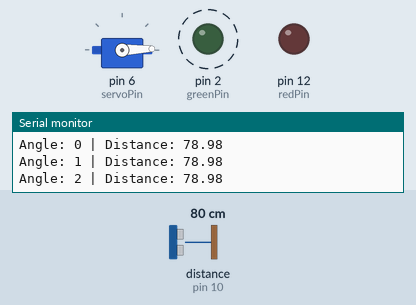
Recording of a sketch running on a simulated Arduino Uno, built with avr-gcc and run on an emulated ATmega328P. Parts: servo, output pins drawn as LEDs (lit = HIGH), the last lines printed to the serial monitor. Wiring (inferred from the names in the program): ultrasonic range finder: trigger pin 9; echo pin 10. Dashed ring = blinking. Inputs (shaded band) come from the test bench; at power-on: distance to the obstacle (sensor on pin 10) 80 cm. The echo pulse lasts 58.3 µs per cm; pins used as bus, display or sensor lines are not drawn.

Above: at 1.7 s.
1.8 s: distance to the obstacle (sensor on pin 10) set to 34 cm
5.1 s: distance to the obstacle (sensor on pin 10) set to 27 cm
At 5.51 s:
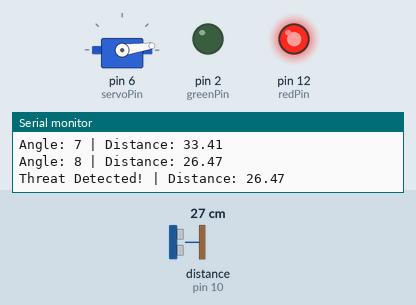
At 6.11 s:
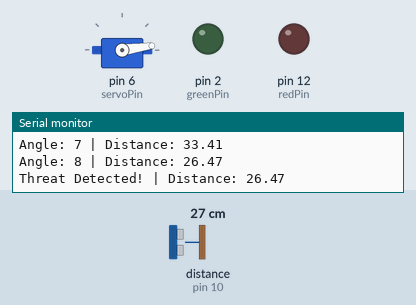
Timing chart, 0 to 14.4 s (numbered marks = the images above; inputs shaded):
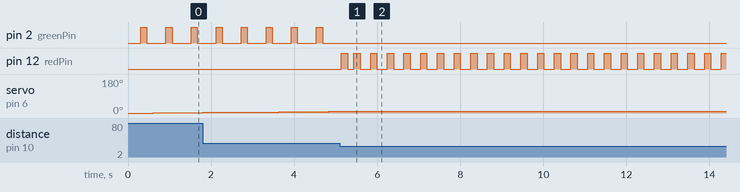

Measured:
- the behaviour switches between 31 and 30 cm on distance to the obstacle (sensor on pin 10) (found by bisection; images 0 and 1)
- after the input at 5.1 s, pin 2 (greenPin): stops changing and stays LOW; pin 12 (redPin): goes HIGH 0.15 s, LOW 0.15 s, 22 × (HIGH 0.15 s, LOW 0.25 s), then HIGH, starting at once; servo on pin 6 (servoPin): stays 8° (without the input it goes to 9° after 0.34 s)
- by itself, pin 2 (greenPin): alternates HIGH for 0.15 s and LOW for 0.45 s

The sketch:

ThreatScanner.ino
```cpp
#include <Servo.h>

Servo servo;  // SG90 Servo
const int greenPin = 2;
const int redPin = 12;
const int trigPin = 9;   // HC-SR04
const int echoPin = 10;  // HC-SR04
const int servoPin = 6;  // SG90 Servo
long duration;
long distance;
int threatThresholdCm = 30;

void setPinMode()  // Grouping all pin-related setup in one place to keep setup() clean
{
  Serial.begin(9600);
  pinMode(redPin, OUTPUT);
  pinMode(greenPin, OUTPUT);
  pinMode(trigPin, OUTPUT);
  pinMode(echoPin, INPUT);
  servo.attach(servoPin);
}

void blinkLED(int pin) {
  digitalWrite(pin, HIGH);
  delay(150);
  digitalWrite(pin, LOW);
  delay(150);
}

float readDistance() {
  digitalWrite(trigPin, LOW);
  delayMicroseconds(2);
  digitalWrite(trigPin, HIGH);
  delayMicroseconds(10);
  digitalWrite(trigPin, LOW);

  long duration = pulseIn(echoPin, HIGH);
  return duration * 0.034 / 2.0;
}

void setup() {

  setPinMode();
}

bool scanAt(int angle) {
  servo.write(angle);
  delay(300);

  float distance = readDistance();
  Serial.print("Angle: ");
  Serial.print(angle);
  Serial.print(" | Distance: ");
  Serial.println(distance);

  if (distance <= threatThresholdCm) {
    blinkLED(redPin);
    digitalWrite(greenPin, LOW);
    Serial.print("Threat Detected!");
    Serial.print(" | Distance: ");
    Serial.println(distance);
    return true;  // threat detected
  } else {
    blinkLED(greenPin);
    digitalWrite(redPin, LOW);
    return false;
  }
}


void loop() {

  for (int pos = 0; pos <= 180; pos++)  // First sweep from left to right
  {
    if (scanAt(pos))  // Stay at this angle while threat is present
    {

      while (readDistance() <= threatThresholdCm) {
        blinkLED(redPin);
        delay(100);  // Keep alerting
      }
    }
  }
  for (int pos = 180; pos >= 0; pos--)  // Second sweep from right to left
  {
    if (scanAt(pos)) {
      while (readDistance() <= threatThresholdCm) {
        blinkLED(redPin);
      }
    }
  }
}
```
